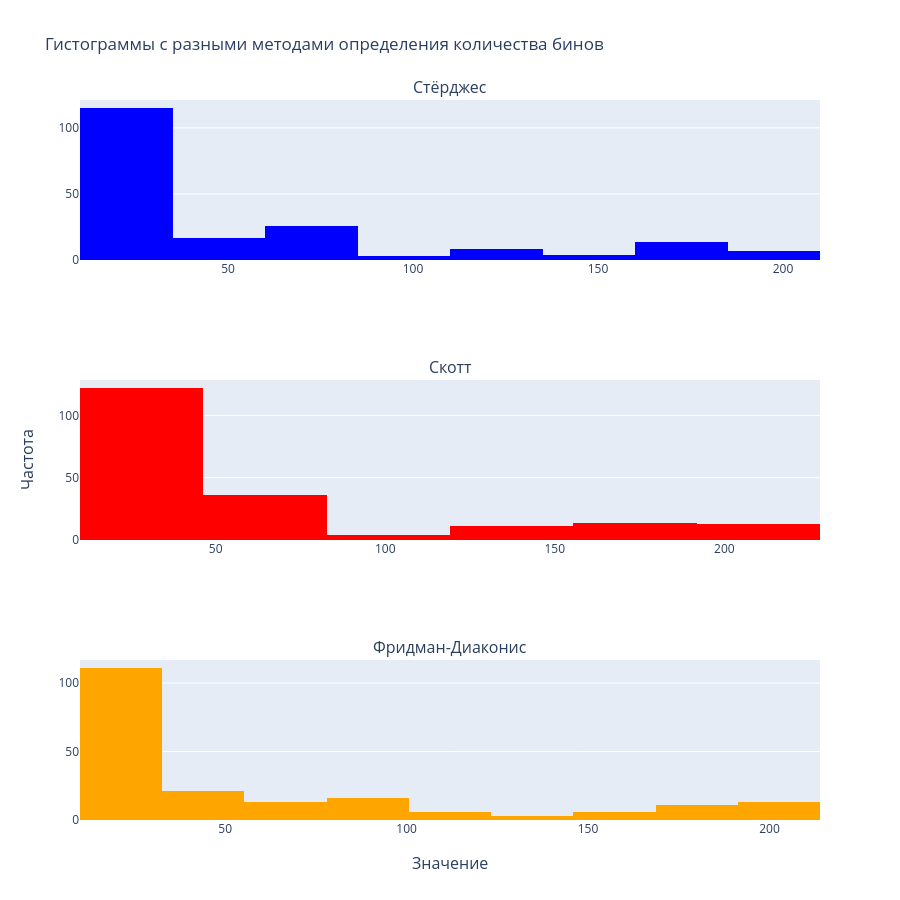

Source (notebook cell):
### Code cell
sigma_hat = np.std(variation_series_x2, ddof=1)
IQR = np.percentile(variation_series_x2, 75) - np.percentile(variation_series_x2, 25)
xmin, xmax = np.min(variation_series_x2), np.max(variation_series_x2)

# Стёрджес
k_sturges = 1 + int(np.log2(N))

# Скотт
h_scott = 3.5 * sigma_hat * N**(-1/3)
k_scott = int(np.ceil((xmax - xmin) / h_scott))

# Фридман-Диаконис
h_fd = 2 * IQR * N**(-1/3)
k_fd = int(np.ceil((xmax - xmin) / h_fd))

x2_h = h_fd
x2_k = k_fd

print(f'Количество бинов по Стёрджесу: {k_sturges}')
print(f'Количество бинов по Скотту: {k_scott}')
print(f'Количество бинов по Фридману-Диаконису: {k_fd}')

fig = make_subplots(
    rows=3, 
    cols=1,
    subplot_titles=(
        'Стёрджес',
        'Скотт',
        'Фридман-Диаконис'
    ),
    x_title='Значение',
    y_title='Частота'
)

fig.add_trace(
    go.Histogram(
        x=variation_series_x2, 
        xbins=dict(
            start=xmin,
            end=xmax,
            size=(xmax - xmin) / k_sturges 
        ), 
        name='Стёрджес', 
        marker_color='blue'),
    row=1, col=1
)

fig.add_trace(
    go.Histogram(
        x=variation_series_x2, 
        xbins=dict(
            start=xmin,
            end=xmax,
            size=h_scott
        ), 
        name='Скотт', 
        marker_color='red'),
    row=2, col=1
)

fig.add_trace(
    go.Histogram(
        x=variation_series_x2, 
        xbins=dict(
            start=xmin,
            end=xmax,
            size=h_fd
        ), 
        name='Фридман-Диаконис', 
        marker_color='orange'),
    row=3, col=1
)

fig.update_layout(
    height=900,
    showlegend=False,
    title_text='Гистограммы с разными методами определения количества бинов'
)

fig.show()

### Figure 1 — Plotly figure (JSON) as saved in the notebook; plotly's stock layout.template omitted (floating-point values rounded to 4 significant figures; data arrays with more than 128 entries replaced by an {"elided": "..."} marker saying what was removed)
{"data": [{"marker": {"color": "blue"}, "name": "Стёрджес", "type": "histogram", "x": {"elided": "200 float values"}, "xaxis": "x", "xbins": {"end": 210, "size": 25, "start": 10}, "yaxis": "y"}, {"marker": {"color": "red"}, "name": "Скотт", "type": "histogram", "x": {"elided": "200 float values"}, "xaxis": "x2", "xbins": {"end": 210, "size": 36.37, "start": 10}, "yaxis": "y2"}, {"marker": {"color": "orange"}, "name": "Фридман-Диаконис", "type": "histogram", "x": {"elided": "200 float values"}, "xaxis": "x3", "xbins": {"end": 210, "size": 22.66, "start": 10}, "yaxis": "y3"}], "layout": {"annotations": [{"font": {"size": 16}, "showarrow": false, "text": "Стёрджес", "x": 0.5, "xanchor": "center", "xref": "paper", "y": 1, "yanchor": "bottom", "yref": "paper"}, {"font": {"size": 16}, "showarrow": false, "text": "Скотт", "x": 0.5, "xanchor": "center", "xref": "paper", "y": 0.6111, "yanchor": "bottom", "yref": "paper"}, {"font": {"size": 16}, "showarrow": false, "text": "Фридман-Диаконис", "x": 0.5, "xanchor": "center", "xref": "paper", "y": 0.2222, "yanchor": "bottom", "yref": "paper"}, {"font": {"size": 16}, "showarrow": false, "text": "Значение", "x": 0.5, "xanchor": "center", "xref": "paper", "y": 0, "yanchor": "top", "yref": "paper", "yshift": -30}, {"font": {"size": 16}, "showarrow": false, "text": "Частота", "textangle": -90, "x": 0, "xanchor": "right", "xref": "paper", "xshift": -40, "y": 0.5, "yanchor": "middle", "yref": "paper"}], "height": 900, "showlegend": false, "title": {"text": "Гистограммы с разными методами определения количества бинов"}, "xaxis": {"anchor": "y", "domain": [0, 1]}, "xaxis2": {"anchor": "y2", "domain": [0, 1]}, "xaxis3": {"anchor": "y3", "domain": [0, 1]}, "yaxis": {"anchor": "x", "domain": [0.7778, 1]}, "yaxis2": {"anchor": "x2", "domain": [0.3889, 0.6111]}, "yaxis3": {"anchor": "x3", "domain": [0, 0.2222]}}}
